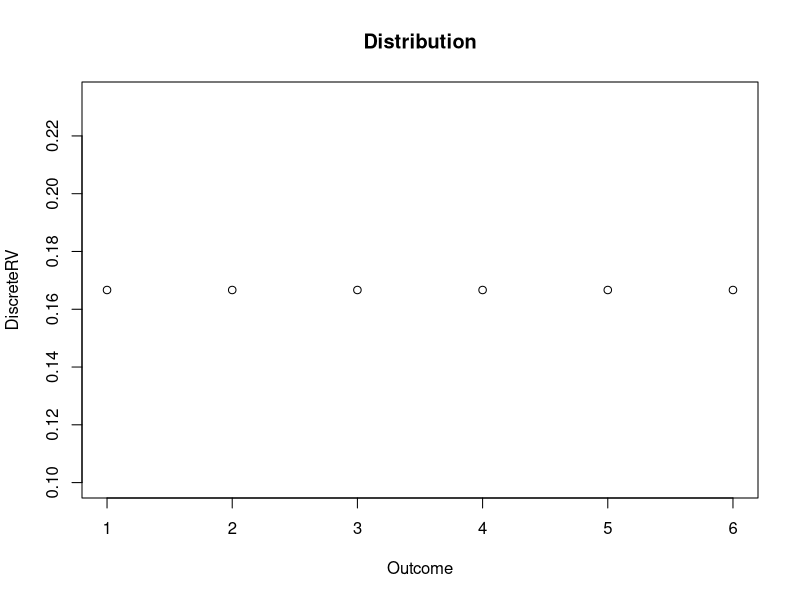
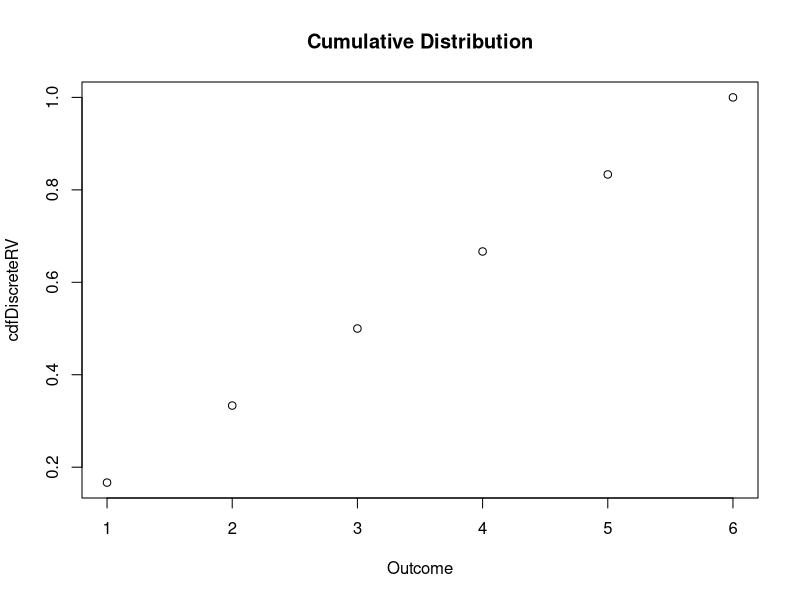
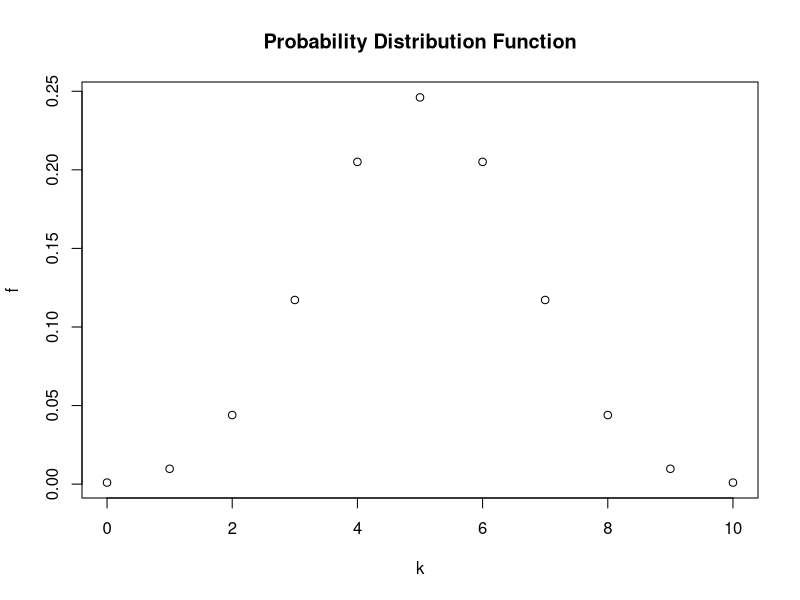
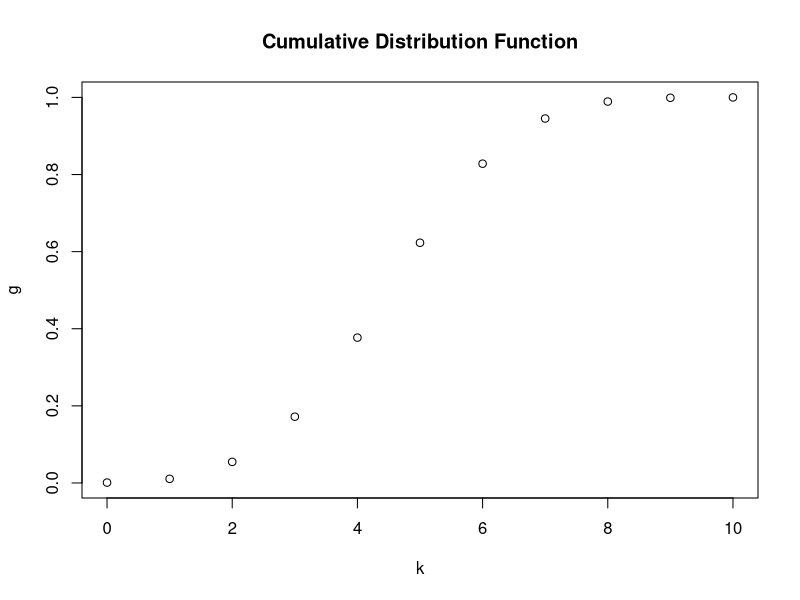
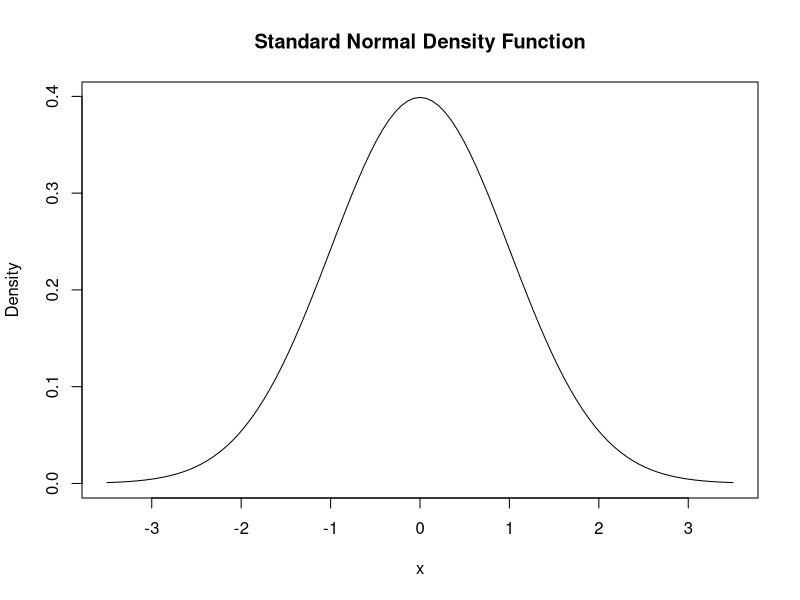
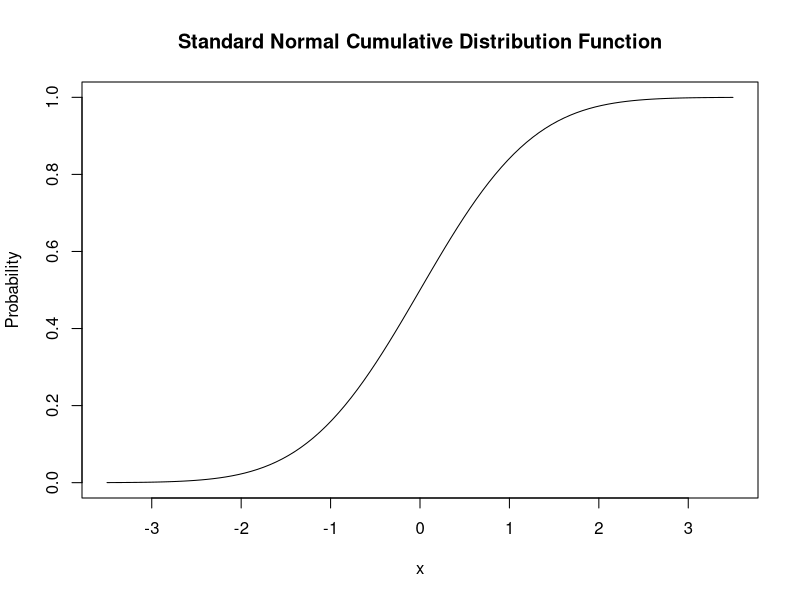

Write R code to recreate these figures, in order.
##### -- Discrete RV pmf -- #####
#Roll of a dice
#

set.seed(7)
DiscreteRV <- rep(1/6, 6)

plot(DiscreteRV,
  xlab = "Outcome",
  main = "Distribution"
)

## Discrete RV cdf ##
cdfDiscreteRV <- cumsum(DiscreteRV)

plot(cdfDiscreteRV,
     xlab = "Outcome",
     main = "Cumulative Distribution"
)

##### -- Bernouli -- #####
#Succses / fail (50/50)
sample(c("S", "F"), 1)

#k = 5, size n = 10, P(k=5)
dbinom(x = 5,
       size = 10,
       prob = 0.5)

#P(2<=k<=6)
sum(dbinom(x = 2:6, size = 10, prob = 0.5))

#plot pdf
k <- 0:10
f <- dbinom(x = k, size = 10,  prob = 0.5)
plot(x = k, 
     y = f,
     main = "Probability Distribution Function")

#plot cdf
g <- pbinom(q = k, 
               size = 10, 
               prob = 0.5)

plot(x = k, 
     y = g,
     main = "Cumulative Distribution Function") 

##### -- Dice throw -- #####
#Mean
mean(1:6)
sample(1:6, 3, replace = T) #T = True 

#Sample of mean
set.seed(10)
mean(sample(1:6, 10000, replace = T))

#Variance
var(1:6)


##### -- Normal distribution-- #####
#pmf
curve(dnorm(x),
      xlim = c(-3.5, 3.5),
      ylab = "Density", 
      main = "Standard Normal Density Function") 

#Density of certain positions
dnorm(x = c(-1.96, 0, 1.96))

#cdf
curve(pnorm(x), 
      xlim = c(-3.5, 3.5), 
      ylab = "Probability", 
      main = "Standard Normal Cumulative Distribution Function")





